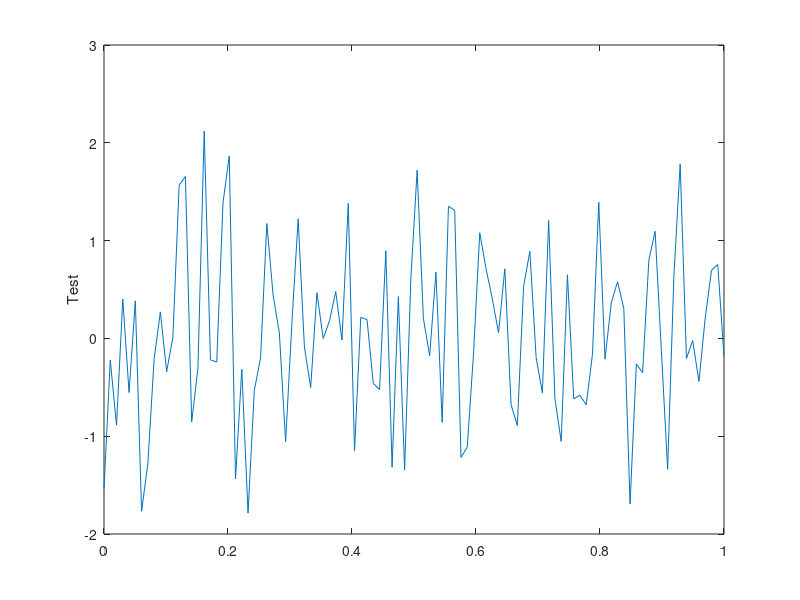

Write the MATLAB code that produced this figure.
function result = test_ylabel_003
result = false;
a = figure;
plot(linspace(0,1),randn(1,100));
h = gca;
ylabel(h,'Test');
drawnow;
close(a);
result = true;
